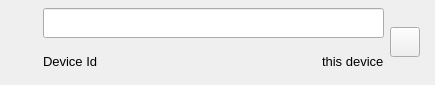
<?xml version="1.0" encoding="UTF-8"?>
<ui version="4.0">
 <class>DeviceItemWidget</class>
 <widget class="QWidget" name="DeviceItemWidget">
  <property name="geometry">
   <rect>
    <x>0</x>
    <y>0</y>
    <width>435</width>
    <height>85</height>
   </rect>
  </property>
  <property name="windowTitle">
   <string>Form</string>
  </property>
  <layout class="QHBoxLayout" name="horizontalLayout">
   <property name="leftMargin">
    <number>7</number>
   </property>
   <property name="topMargin">
    <number>7</number>
   </property>
   <property name="rightMargin">
    <number>7</number>
   </property>
   <property name="bottomMargin">
    <number>7</number>
   </property>
   <item>
    <widget class="QLabel" name="label_2">
     <property name="minimumSize">
      <size>
       <width>30</width>
       <height>30</height>
      </size>
     </property>
     <property name="maximumSize">
      <size>
       <width>30</width>
       <height>30</height>
      </size>
     </property>
     <property name="text">
      <string/>
     </property>
     <property name="pixmap">
      <pixmap resource="../ressources.qrc">:/images/icons/baseline-desktop_windows-24px.svg</pixmap>
     </property>
    </widget>
   </item>
   <item>
    <layout class="QVBoxLayout" name="verticalLayout">
     <property name="spacing">
      <number>7</number>
     </property>
     <property name="rightMargin">
      <number>0</number>
     </property>
     <item>
      <widget class="QLineEdit" name="editDeviceName">
       <property name="minimumSize">
        <size>
         <width>0</width>
         <height>30</height>
        </size>
       </property>
       <property name="maximumSize">
        <size>
         <width>16777215</width>
         <height>30</height>
        </size>
       </property>
       <property name="font">
        <font>
         <pointsize>10</pointsize>
        </font>
       </property>
      </widget>
     </item>
     <item>
      <layout class="QHBoxLayout" name="horizontalLayout_2">
       <property name="topMargin">
        <number>0</number>
       </property>
       <item>
        <widget class="QLabel" name="labelDeviceId">
         <property name="minimumSize">
          <size>
           <width>0</width>
           <height>30</height>
          </size>
         </property>
         <property name="maximumSize">
          <size>
           <width>16777215</width>
           <height>30</height>
          </size>
         </property>
         <property name="font">
          <font>
           <pointsize>10</pointsize>
          </font>
         </property>
         <property name="text">
          <string>Device Id</string>
         </property>
        </widget>
       </item>
       <item>
        <spacer name="horizontalSpacer_2">
         <property name="orientation">
          <enum>Qt::Horizontal</enum>
         </property>
         <property name="sizeHint" stdset="0">
          <size>
           <width>40</width>
           <height>20</height>
          </size>
         </property>
        </spacer>
       </item>
       <item>
        <widget class="QLabel" name="labelThisDevice">
         <property name="minimumSize">
          <size>
           <width>0</width>
           <height>30</height>
          </size>
         </property>
         <property name="maximumSize">
          <size>
           <width>16777215</width>
           <height>30</height>
          </size>
         </property>
         <property name="font">
          <font>
           <pointsize>10</pointsize>
           <underline>false</underline>
          </font>
         </property>
         <property name="text">
          <string>this device</string>
         </property>
        </widget>
       </item>
      </layout>
     </item>
    </layout>
   </item>
   <item>
    <widget class="QPushButton" name="btnEditDevice">
     <property name="minimumSize">
      <size>
       <width>30</width>
       <height>30</height>
      </size>
     </property>
     <property name="maximumSize">
      <size>
       <width>30</width>
       <height>30</height>
      </size>
     </property>
     <property name="text">
      <string/>
     </property>
     <property name="icon">
      <iconset resource="../ressources.qrc">
       <normaloff>:/images/icons/round-save_alt-24px.svg</normaloff>:/images/icons/round-save_alt-24px.svg</iconset>
     </property>
     <property name="iconSize">
      <size>
       <width>30</width>
       <height>30</height>
      </size>
     </property>
    </widget>
   </item>
   <item>
    <spacer name="horizontalSpacer">
     <property name="orientation">
      <enum>Qt::Horizontal</enum>
     </property>
     <property name="sizeType">
      <enum>QSizePolicy::Fixed</enum>
     </property>
     <property name="sizeHint" stdset="0">
      <size>
       <width>8</width>
       <height>0</height>
      </size>
     </property>
    </spacer>
   </item>
  </layout>
 </widget>
 <tabstops>
  <tabstop>editDeviceName</tabstop>
  <tabstop>btnEditDevice</tabstop>
 </tabstops>
 <resources>
  <include location="../ressources.qrc"/>
 </resources>
 <connections/>
</ui>
